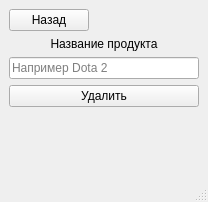
<?xml version="1.0" encoding="UTF-8"?>
<ui version="4.0">
 <class>DeleteClass</class>
 <widget class="QMainWindow" name="DeleteClass">
  <property name="geometry">
   <rect>
    <x>0</x>
    <y>0</y>
    <width>208</width>
    <height>202</height>
   </rect>
  </property>
  <property name="windowTitle">
   <string>Удаление продукта</string>
  </property>
  <widget class="QWidget" name="centralwidget">
   <layout class="QVBoxLayout" name="verticalLayout">
    <item>
     <layout class="QHBoxLayout" name="horizontalLayout">
      <item>
       <widget class="QPushButton" name="pushButton">
        <property name="text">
         <string>Назад</string>
        </property>
        <property name="autoRepeatDelay">
         <number>297</number>
        </property>
       </widget>
      </item>
      <item>
       <spacer name="horizontalSpacer">
        <property name="orientation">
         <enum>Qt::Horizontal</enum>
        </property>
        <property name="sizeHint" stdset="0">
         <size>
          <width>40</width>
          <height>20</height>
         </size>
        </property>
       </spacer>
      </item>
     </layout>
    </item>
    <item>
     <widget class="QLabel" name="label">
      <property name="text">
       <string>Название продукта</string>
      </property>
      <property name="alignment">
       <set>Qt::AlignCenter</set>
      </property>
     </widget>
    </item>
    <item>
     <widget class="QLineEdit" name="lineEdit">
      <property name="placeholderText">
       <string>Например Dota 2</string>
      </property>
     </widget>
    </item>
    <item>
     <widget class="QPushButton" name="pushButton_2">
      <property name="text">
       <string>Удалить</string>
      </property>
     </widget>
    </item>
    <item>
     <spacer name="verticalSpacer">
      <property name="orientation">
       <enum>Qt::Vertical</enum>
      </property>
      <property name="sizeHint" stdset="0">
       <size>
        <width>20</width>
        <height>40</height>
       </size>
      </property>
     </spacer>
    </item>
   </layout>
  </widget>
  <widget class="QMenuBar" name="menubar">
   <property name="geometry">
    <rect>
     <x>0</x>
     <y>0</y>
     <width>208</width>
     <height>21</height>
    </rect>
   </property>
  </widget>
  <widget class="QStatusBar" name="statusbar"/>
 </widget>
 <resources/>
 <connections/>
</ui>
